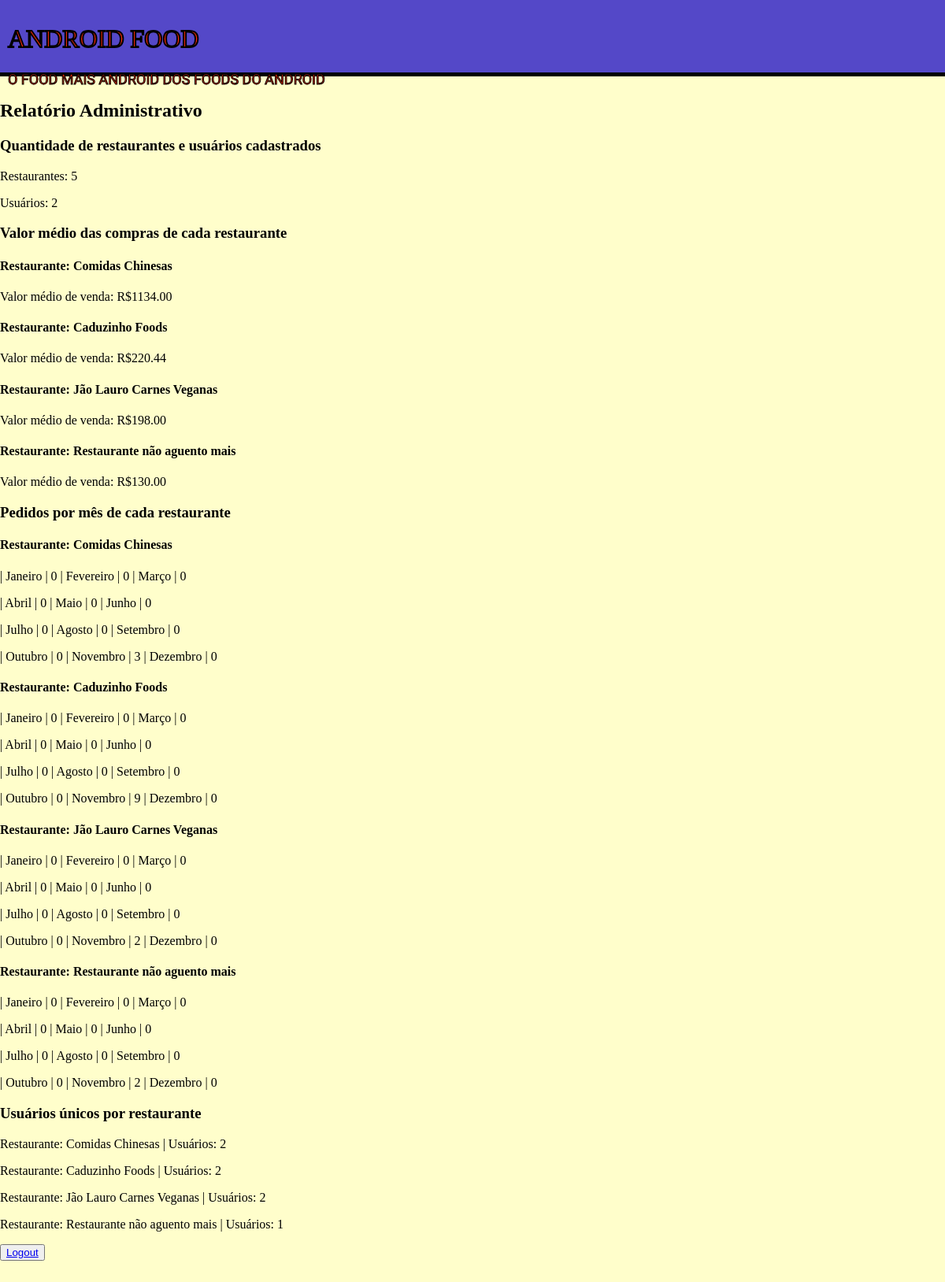
The app's page /relatorioAdmin (signed in) with its own data.
### tables this page shows
CREATE TABLE restaurante (
                            pk_restaurante INTEGER PRIMARY KEY NOT NULL,
                                restaurante VARCHAR(100) NOT NULL,
                                comissao INTEGER CHECK (comissao >= 0) NOT NULL,
                                email_restaurante VARCHAR(200) NOT NULL,
                                senha_restaurante VARCHAR(100) NOT NULL,
                                criacao DATE DEFAULT (datetime('now', 'localtime')),
                                ultima_atualizacao DATE DEFAULT (datetime('now', 'localtime')),
                                tem_produtos bool DEFAULT 0
                            );

### main.py (the view)
@app.route("/relatorioAdmin", methods=['GET','POST']) # relatório do admin
def relatorio_admin():
    if session.get('login') == None or session['login'] == False:
        session['login'] = False
        return index()
    consultas = database.relatorio_administrativo()
    return render_template("relatorioAdmin.jinja", consultas = consultas)

### database/database.py (called while the page is built)
    def consulta_quantidade_usuario_restaurante(self): # Consulta quantos restaurantes e usuarios estão cadastrados na database"
        sql = f"SELECT (SELECT COUNT(1) FROM restaurante r) AS 'restaurante', (SELECT COUNT(1) FROM usuario u WHERE admin = 0) AS 'Usuario';"
        result = self.conexao.execute(sql)
        return result.fetchone()

    def consulta_valor_medio_pedido(self): # Consulta a média do ganhos de cada restaurante
        sql = '''SELECT AVG(valor), r.restaurante FROM venda
                INNER JOIN restaurante r  ON venda.pk_restaurante  = r.pk_restaurante
                GROUP BY venda.pk_restaurante;'''
        result = self.conexao.execute(sql)
        return result.fetchall()

    def consulta_pedidos_unico(self): # Consulta usuarios unicos em cada restaurante
        sql = '''SELECT r.restaurante, COUNT(DISTINCT pk_usuario) as 'usuarios' FROM venda v
                INNER JOIN restaurante r ON v.pk_restaurante = r.pk_restaurante
                GROUP BY r.pk_restaurante ;'''
        result = self.conexao.execute(sql)
        return result.fetchall()

    def relatorio_administrativo(self): # Executa o relatório para o administrador
        quantidade_res_usu = self.consulta_quantidade_usuario_restaurante()
        valor_medio = self.consulta_valor_medio_pedido()
        pedido_mes = self.consulta_pedido_mes_restaurante()
        usuario_unico = self.consulta_pedidos_unico()
        consultas = {
            "res_usu":quantidade_res_usu,
            "valor_medio":valor_medio,
            "pedido_mes":pedido_mes,
            "usuario_unico":usuario_unico
        }
        return consultas

### main.py (called while the page is built)
@app.template_filter() # Função para formatar dinheiro
def formatoDinheiro(valor):
    return f"{float(valor):.2f}"

### templates/relatorioAdmin.jinja (shortened to what this page needs)
<!DOCTYPE html>
<html lang="pt-BR">
<head>
    <link rel="stylesheet" href="{{ url_for('static',filename='styles/relatorioAdmin.css') }}">
</head>
<body>
    <header class="header">
      <h1>ANDROID FOOD</h1>
      <p>O FOOD MAIS ANDROID DOS FOODS DO ANDROID</p>
    </header>
    <h2>Relatório Administrativo</h2>
    {% if consultas["falha_consulta"] == true %}
        <p>Falha nas consultas</p>
    {% else %}
        <section class="restaurante-usuario">
            <h3>Quantidade de restaurantes e usuários cadastrados</h3>
            <p>Restaurantes: {{ consultas["res_usu"][0] }}</p>
            <p>Usuários: {{ consultas["res_usu"][1] }}</p>
        </section>
        <section class="valor-medio">
            <h3>Valor médio das compras de cada restaurante</h3>
            {% for restaurante in consultas["valor_medio"] %}
                <div class="valor-medio-card">
                    <h4>Restaurante: {{ restaurante[1] }}</h4>
                    <p>Valor médio de venda: R${{ restaurante[0] | formatoDinheiro }}</p>
                </div>
            {% endfor %}
        </section>
        <section class="pedido-mes">
            <h3>Pedidos por mês de cada restaurante</h3>
            {% for restaurante in consultas["pedido_mes"] %}
                <div class="pedido-mes-card">
                    <h4>Restaurante: {{ restaurante[12] }}</h4>
                    <p>| Janeiro | {{restaurante[0]}} | Fevereiro | {{restaurante[1]}} | Março | {{restaurante[2]}}</p>
                    <p>| Abril | {{restaurante[3]}} | Maio | {{restaurante[4]}} | Junho | {{restaurante[5]}}</p>
                    <p>| Julho | {{restaurante[6]}} | Agosto | {{restaurante[7]}} | Setembro | {{restaurante[8]}}</p>
                    <p>| Outubro | {{restaurante[9]}} | Novembro | {{restaurante[10]}} | Dezembro | {{restaurante[11]}}</p>
                </div>
            {% endfor %}
        </section>
        <section class="usuario-unico">
            <h3>Usuários únicos por restaurante</h3>
            {% for restaurante in consultas["usuario_unico"] %}
                <div class="usuario-unico-card">
                    <p>Restaurante: {{ restaurante[0] }} | Usuários: {{ restaurante[1] }}</p>
                </div>
            {% endfor %}
        </section>
    {% endif %}
    <button><a href="{{ url_for('logout') }}">Logout</a></button>
</body>
</html>

### static/styles/relatorioAdmin.css (style rules this page uses)
body { margin: 0; background-color: #fffecb; margin-bottom: 9vh; width: 100%; max-width: 100%; }
.header { width: calc(100% - 20px); height: 9vh; padding: 10px; background-color: #5448c8; margin-bottom: 30px; border-bottom: 5px solid black; max-width: 100%; }
.header h1 { font-family: "Alfa Slab One", serif; font-weight: 400; font-style: normal; color: #ff2e00; -webkit-text-stroke: 2px black; }
.header p { font-family: "Racing Sans One", sans-serif; font-weight: 400; font-style: normal; font-size: large; color: #ff2e00; -webkit-text-stroke: 1px black; }

### records on screen
restaurante: restaurante "Restaurante não aguento mais", restaurante "0", comissao "2", tem_produtos "1"
restaurante: restaurante "Comidas Chinesas", pk_restaurante "2"
restaurante: restaurante "Caduzinho Foods", restaurante "2"
restaurante: restaurante "Jão Lauro Carnes Veganas", restaurante "2"

### other values on screen
{{ consultas["res_usu"][0] }} "5"
{{ consultas["res_usu"][1] }} "2"
{{ restaurante[1] }} "Comidas Chinesas" "Caduzinho Foods" "Jão Lauro Carnes Veganas" "Restaurante não aguento mais"
{{ restaurante[0] | formatoDinheiro }} "1134.00" "220.44" "198.00" "130.00"
{{ restaurante[12] }} "Comidas Chinesas" "Caduzinho Foods" "Jão Lauro Carnes Veganas"
{{ restaurante[0] }} "0" "0" "0"
{{ restaurante[1] }} "0" "0" "0"
{{ restaurante[2] }} "0" "0" "0"
{{ restaurante[3] }} "0" "0" "0"
{{ restaurante[4] }} "0" "0" "0"
{{ restaurante[5] }} "0" "0" "0"
{{ restaurante[6] }} "0" "0" "0"
{{ restaurante[7] }} "0" "0" "0"
{{ restaurante[8] }} "0" "0" "0"
{{ restaurante[9] }} "0" "0" "0"
